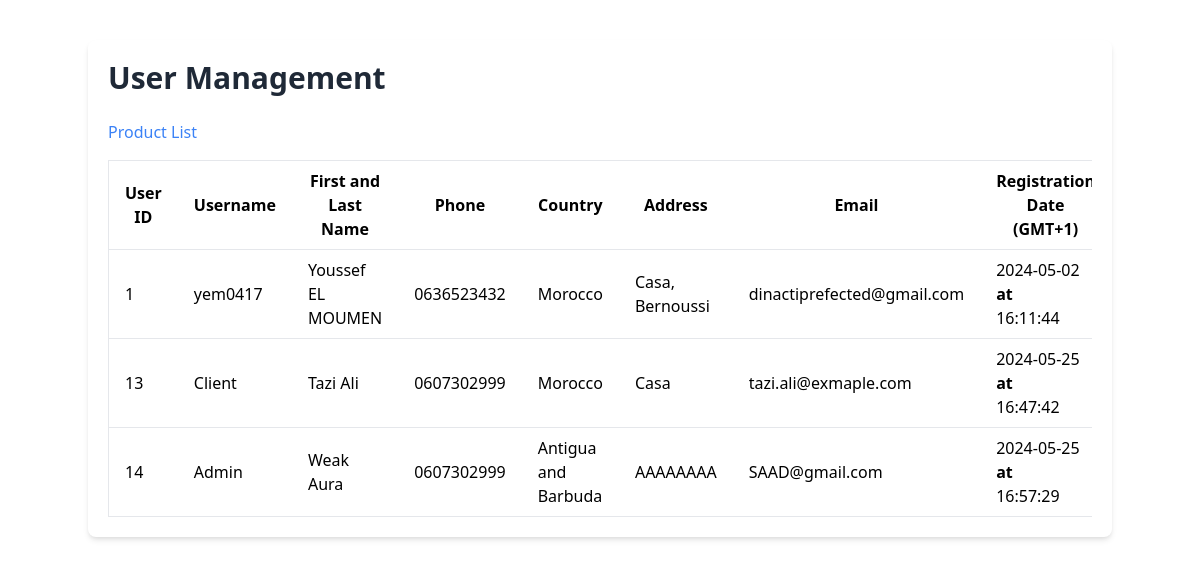
Before: /User/User_Management.php (signed in) with the older database file.
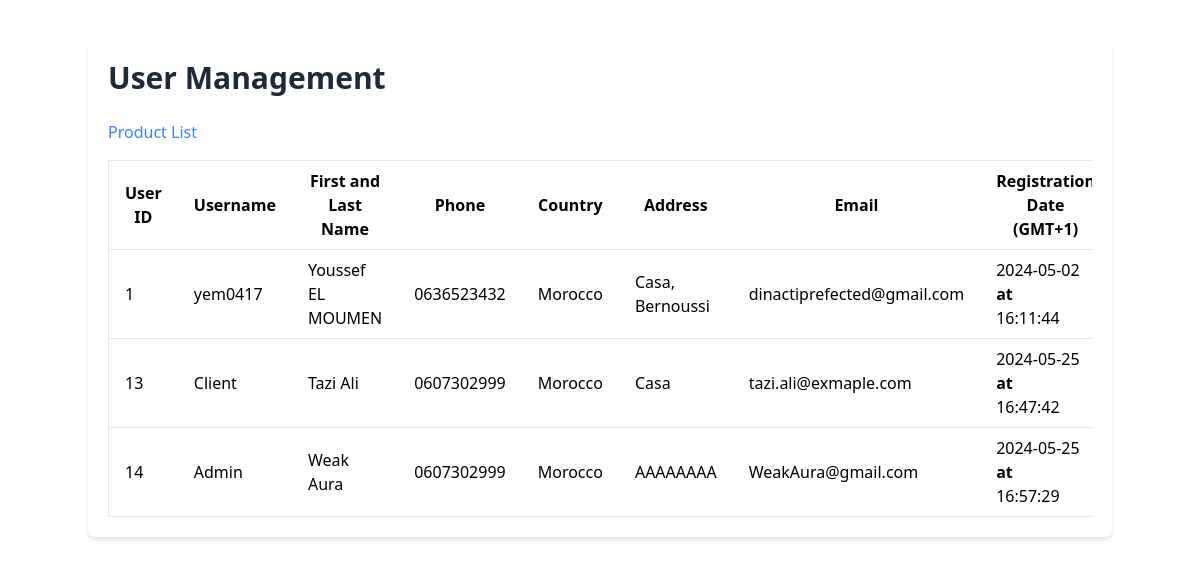
After: the same page with the newer database file.
### tables this page shows
CREATE TABLE `users` (
  `User_ID` int NOT NULL AUTO_INCREMENT,
  `User_Username` varchar(255) DEFAULT NULL,
  `User_FirstName` varchar(255) DEFAULT NULL,
  `User_LastName` varchar(255) DEFAULT NULL,
  `User_Phone` varchar(255) DEFAULT NULL,
  `User_Country` varchar(255) DEFAULT NULL,
  `User_Address` varchar(255) DEFAULT NULL,
  `User_Email` varchar(255) DEFAULT NULL,
  `User_Password` varchar(255) DEFAULT NULL,
  `User_RegisterationDate` timestamp NULL DEFAULT CURRENT_TIMESTAMP,
  `User_Role` enum('Owner','Admin','Client') NOT NULL DEFAULT 'Client',
  PRIMARY KEY (`User_ID`),
  UNIQUE KEY `User_Username` (`User_Username`)
);

### User/User_Management.php (the view, shortened to what this page needs)
<!DOCTYPE html>
<html lang="en">
<head>
    <link href="../output.css" rel="stylesheet">
    <?php
    include_once ("../DB_Connexion.php");
    $UserQuery = "SELECT User_ID, User_Username, User_FirstName, User_LastName, User_Phone, User_Country, User_Address, User_Email,
                  User_RegisterationDate, User_Role FROM Users";
    $pdostmt = $connexion->prepare($UserQuery);
    $pdostmt->execute();
    ?>
</head>
<body class="bg-gray-100">
    <div class="container mx-auto mt-10 p-5 bg-white shadow-md rounded-lg">
        <h1 class="text-3xl font-bold mb-6 text-gray-800">User Management</h1>
        <a href="../Product/Products_List.php" class="text-blue-500 hover:underline mb-4 inline-block">Product List</a>
        <div class="overflow-x-auto">
            <table class="min-w-full bg-white border border-gray-200">
                <thead>
                    <tr>
                        <th class="py-2 px-4 border-b">User ID</th>
                        <th class="py-2 px-4 border-b">Username</th>
                        <th class="py-2 px-4 border-b">First and Last Name</th>
                        <th class="py-2 px-4 border-b">Phone</th>
                        <th class="py-2 px-4 border-b">Country</th>
                        <th class="py-2 px-4 border-b">Address</th>
                        <th class="py-2 px-4 border-b">Email</th>
                        <th class="py-2 px-4 border-b">Registration Date<br>(GMT+1)</th>
                    </tr>
                </thead>
                <tbody>
                    <?php if ($pdostmt) {
                        while ($ligne = $pdostmt->fetch(PDO::FETCH_ASSOC)): ?>
                            <tr class="hover:bg-gray-100">
                                <td class="py-2 px-4 border-b"><?php echo $ligne['User_ID'] ?></td>
                                <td class="py-2 px-4 border-b"><?php echo $ligne['User_Username'] ?></td>
                                <td class="py-2 px-4 border-b"><?php echo $ligne['User_FirstName'] . ' ' . $ligne['User_LastName'] ?></td>
                                <td class="py-2 px-4 border-b"><?php echo $ligne['User_Phone'] ?></td>
                                <td class="py-2 px-4 border-b"><?php echo $ligne['User_Country'] ?></td>
                                <td class="py-2 px-4 border-b"><?php echo $ligne['User_Address'] ?></td>
                                <td class="py-2 px-4 border-b"><?php echo $ligne['User_Email'] ?></td>
                                <td class="py-2 px-4 border-b">
                                    <?php echo date('Y-m-d', strtotime($ligne["User_RegisterationDate"])) . '<br><b> at </b><br>' . date('H:i:s', strtotime($ligne["User_RegisterationDate"])); ?>
                                </td>
                            </tr>
                        <?php endwhile;} ?>
                </tbody>
            </table>
        </div>
    </div>
</body>
</html>

Changed rows visible on the page:
changed users "Admin": User_Country "Antigua and Barbuda" → "Morocco"; User_Email "SAAD@gmail.com" → "WeakAura@gmail.com"
